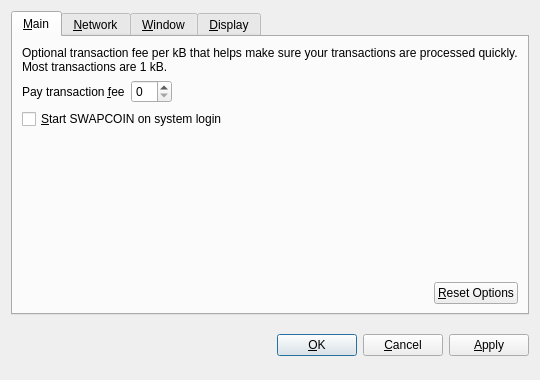
<?xml version="1.0" encoding="UTF-8"?>
<ui version="4.0">
 <class>OptionsDialog</class>
 <widget class="QDialog" name="OptionsDialog">
  <property name="geometry">
   <rect>
    <x>0</x>
    <y>0</y>
    <width>540</width>
    <height>380</height>
   </rect>
  </property>
  <property name="windowTitle">
   <string>Options</string>
  </property>
  <property name="modal">
   <bool>true</bool>
  </property>
  <layout class="QVBoxLayout" name="verticalLayout">
   <item>
    <widget class="QTabWidget" name="tabWidget">
     <property name="tabPosition">
      <enum>QTabWidget::North</enum>
     </property>
     <property name="currentIndex">
      <number>0</number>
     </property>
     <widget class="QWidget" name="tabMain">
      <attribute name="title">
       <string>&amp;Main</string>
      </attribute>
      <layout class="QVBoxLayout" name="verticalLayout_Main">
       <item>
        <widget class="QLabel" name="transactionFeeInfoLabel">
         <property name="text">
          <string>Optional transaction fee per kB that helps make sure your transactions are processed quickly. Most transactions are 1 kB.</string>
         </property>
         <property name="textFormat">
          <enum>Qt::PlainText</enum>
         </property>
         <property name="wordWrap">
          <bool>true</bool>
         </property>
        </widget>
       </item>
       <item>
        <layout class="QHBoxLayout" name="horizontalLayout_1_Main">
         <item>
          <widget class="QLabel" name="transactionFeeLabel">
           <property name="text">
            <string>Pay transaction &amp;fee</string>
           </property>
           <property name="textFormat">
            <enum>Qt::PlainText</enum>
           </property>
           <property name="buddy">
            <cstring>transactionFee</cstring>
           </property>
          </widget>
         </item>
         <item>
          <widget class="BitcoinAmountField" name="transactionFee"/>
         </item>
         <item>
          <spacer name="horizontalSpacer_1_Main">
           <property name="orientation">
            <enum>Qt::Horizontal</enum>
           </property>
           <property name="sizeHint" stdset="0">
            <size>
             <width>40</width>
             <height>20</height>
            </size>
           </property>
          </spacer>
         </item>
        </layout>
       </item>
       <item>
        <widget class="QCheckBox" name="bitcoinAtStartup">
         <property name="toolTip">
          <string>Automatically start SWAPCOIN after logging in to the system.</string>
         </property>
         <property name="text">
          <string>&amp;Start SWAPCOIN on system login</string>
         </property>
        </widget>
       </item>
       <item>
        <spacer name="verticalSpacer_Main">
         <property name="orientation">
          <enum>Qt::Vertical</enum>
         </property>
         <property name="sizeHint" stdset="0">
          <size>
           <width>20</width>
           <height>40</height>
          </size>
         </property>
        </spacer>
       </item>
       <item>
        <layout class="QHBoxLayout" name="horizontalLayout_2_Main">
         <item>
          <spacer name="horizontalSpacer_2_Main">
           <property name="orientation">
            <enum>Qt::Horizontal</enum>
           </property>
           <property name="sizeHint" stdset="0">
            <size>
             <width>40</width>
             <height>20</height>
            </size>
           </property>
          </spacer>
         </item>
         <item>
          <widget class="QPushButton" name="resetButton">
           <property name="toolTip">
            <string>Reset all client options to default.</string>
           </property>
           <property name="text">
            <string>&amp;Reset Options</string>
           </property>
           <property name="autoDefault">
            <bool>false</bool>
           </property>
          </widget>
         </item>
        </layout>
       </item>
      </layout>
     </widget>
     <widget class="QWidget" name="tabNetwork">
      <attribute name="title">
       <string>&amp;Network</string>
      </attribute>
      <layout class="QVBoxLayout" name="verticalLayout_Network">
       <item>
        <widget class="QCheckBox" name="mapPortUpnp">
         <property name="toolTip">
          <string>Automatically open the SWAPCOIN client port on the router. This only works when your router supports UPnP and it is enabled.</string>
         </property>
         <property name="text">
          <string>Map port using &amp;UPnP</string>
         </property>
        </widget>
       </item>
       <item>
        <widget class="QCheckBox" name="connectSocks">
         <property name="toolTip">
          <string>Connect to the SWAPCOIN network through a SOCKS proxy (e.g. when connecting through Tor).</string>
         </property>
         <property name="text">
          <string>&amp;Connect through SOCKS proxy:</string>
         </property>
        </widget>
       </item>
       <item>
        <layout class="QHBoxLayout" name="horizontalLayout_Network">
         <item>
          <widget class="QLabel" name="proxyIpLabel">
           <property name="text">
            <string>Proxy &amp;IP:</string>
           </property>
           <property name="textFormat">
            <enum>Qt::PlainText</enum>
           </property>
           <property name="buddy">
            <cstring>proxyIp</cstring>
           </property>
          </widget>
         </item>
         <item>
          <widget class="QValidatedLineEdit" name="proxyIp">
           <property name="maximumSize">
            <size>
             <width>140</width>
             <height>16777215</height>
            </size>
           </property>
           <property name="toolTip">
            <string>IP address of the proxy (e.g. 127.0.0.1)</string>
           </property>
          </widget>
         </item>
         <item>
          <widget class="QLabel" name="proxyPortLabel">
           <property name="text">
            <string>&amp;Port:</string>
           </property>
           <property name="textFormat">
            <enum>Qt::PlainText</enum>
           </property>
           <property name="buddy">
            <cstring>proxyPort</cstring>
           </property>
          </widget>
         </item>
         <item>
          <widget class="QLineEdit" name="proxyPort">
           <property name="maximumSize">
            <size>
             <width>55</width>
             <height>16777215</height>
            </size>
           </property>
           <property name="toolTip">
            <string>Port of the proxy (e.g. 9050)</string>
           </property>
          </widget>
         </item>
         <item>
          <widget class="QLabel" name="socksVersionLabel">
           <property name="text">
            <string>SOCKS &amp;Version:</string>
           </property>
           <property name="textFormat">
            <enum>Qt::PlainText</enum>
           </property>
           <property name="buddy">
            <cstring>socksVersion</cstring>
           </property>
          </widget>
         </item>
         <item>
          <widget class="QValueComboBox" name="socksVersion">
           <property name="toolTip">
            <string>SOCKS version of the proxy (e.g. 5)</string>
           </property>
          </widget>
         </item>
         <item>
          <spacer name="horizontalSpacer_Network">
           <property name="orientation">
            <enum>Qt::Horizontal</enum>
           </property>
           <property name="sizeHint" stdset="0">
            <size>
             <width>40</width>
             <height>20</height>
            </size>
           </property>
          </spacer>
         </item>
        </layout>
       </item>
       <item>
        <spacer name="verticalSpacer_Network">
         <property name="orientation">
          <enum>Qt::Vertical</enum>
         </property>
         <property name="sizeHint" stdset="0">
          <size>
           <width>20</width>
           <height>40</height>
          </size>
         </property>
        </spacer>
       </item>
      </layout>
     </widget>
     <widget class="QWidget" name="tabWindow">
      <attribute name="title">
       <string>&amp;Window</string>
      </attribute>
      <layout class="QVBoxLayout" name="verticalLayout_Window">
       <item>
        <widget class="QCheckBox" name="minimizeToTray">
         <property name="toolTip">
          <string>Show only a tray icon after minimizing the window.</string>
         </property>
         <property name="text">
          <string>&amp;Minimize to the tray instead of the taskbar</string>
         </property>
        </widget>
       </item>
       <item>
        <widget class="QCheckBox" name="minimizeOnClose">
         <property name="toolTip">
          <string>Minimize instead of exit the application when the window is closed. When this option is enabled, the application will be closed only after selecting Quit in the menu.</string>
         </property>
         <property name="text">
          <string>M&amp;inimize on close</string>
         </property>
        </widget>
       </item>
       <item>
        <spacer name="verticalSpacer_Window">
         <property name="orientation">
          <enum>Qt::Vertical</enum>
         </property>
         <property name="sizeHint" stdset="0">
          <size>
           <width>20</width>
           <height>40</height>
          </size>
         </property>
        </spacer>
       </item>
      </layout>
     </widget>
     <widget class="QWidget" name="tabDisplay">
      <attribute name="title">
       <string>&amp;Display</string>
      </attribute>
      <layout class="QVBoxLayout" name="verticalLayout_Display">
       <item>
        <layout class="QHBoxLayout" name="horizontalLayout_1_Display">
         <item>
          <widget class="QLabel" name="langLabel">
           <property name="text">
            <string>User Interface &amp;language:</string>
           </property>
           <property name="textFormat">
            <enum>Qt::PlainText</enum>
           </property>
           <property name="buddy">
            <cstring>lang</cstring>
           </property>
          </widget>
         </item>
         <item>
          <widget class="QValueComboBox" name="lang">
           <property name="toolTip">
            <string>The user interface language can be set here. This setting will take effect after restarting SWAPCOIN.</string>
           </property>
          </widget>
         </item>
        </layout>
       </item>
       <item>
        <layout class="QHBoxLayout" name="horizontalLayout_2_Display">
         <item>
          <widget class="QLabel" name="unitLabel">
           <property name="text">
            <string>&amp;Unit to show amounts in:</string>
           </property>
           <property name="textFormat">
            <enum>Qt::PlainText</enum>
           </property>
           <property name="buddy">
            <cstring>unit</cstring>
           </property>
          </widget>
         </item>
         <item>
          <widget class="QValueComboBox" name="unit">
           <property name="toolTip">
            <string>Choose the default subdivision unit to show in the interface and when sending coins.</string>
           </property>
          </widget>
         </item>
        </layout>
       </item>
       <item>
        <widget class="QCheckBox" name="displayAddresses">
         <property name="toolTip">
          <string>Whether to show SWAPCOIN addresses in the transaction list or not.</string>
         </property>
         <property name="text">
          <string>&amp;Display addresses in transaction list</string>
         </property>
        </widget>
       </item>
       <item>
        <widget class="QCheckBox" name="coinControlFeatures">
         <property name="toolTip">
          <string>Whether to show coin control features or not.</string>
         </property>
         <property name="text">
          <string>Display coin &amp;control features (experts only!)</string>
         </property>
        </widget>
       </item>
       <item>
        <spacer name="verticalSpacer_Display">
         <property name="orientation">
          <enum>Qt::Vertical</enum>
         </property>
         <property name="sizeHint" stdset="0">
          <size>
           <width>20</width>
           <height>40</height>
          </size>
         </property>
        </spacer>
       </item>
      </layout>
     </widget>
    </widget>
   </item>
   <item>
    <layout class="QHBoxLayout" name="horizontalLayout_Buttons">
     <item>
      <spacer name="horizontalSpacer_1">
       <property name="orientation">
        <enum>Qt::Horizontal</enum>
       </property>
       <property name="sizeHint" stdset="0">
        <size>
         <width>40</width>
         <height>48</height>
        </size>
       </property>
      </spacer>
     </item>
     <item>
      <widget class="QLabel" name="statusLabel">
       <property name="font">
        <font>
         <weight>75</weight>
         <bold>true</bold>
        </font>
       </property>
       <property name="text">
        <string/>
       </property>
       <property name="textFormat">
        <enum>Qt::PlainText</enum>
       </property>
       <property name="wordWrap">
        <bool>true</bool>
       </property>
      </widget>
     </item>
     <item>
      <spacer name="horizontalSpacer_2">
       <property name="orientation">
        <enum>Qt::Horizontal</enum>
       </property>
       <property name="sizeHint" stdset="0">
        <size>
         <width>40</width>
         <height>48</height>
        </size>
       </property>
      </spacer>
     </item>
     <item>
      <widget class="QPushButton" name="okButton">
       <property name="text">
        <string>&amp;OK</string>
       </property>
      </widget>
     </item>
     <item>
      <widget class="QPushButton" name="cancelButton">
       <property name="text">
        <string>&amp;Cancel</string>
       </property>
       <property name="autoDefault">
        <bool>false</bool>
       </property>
      </widget>
     </item>
     <item>
      <widget class="QPushButton" name="applyButton">
       <property name="text">
        <string>&amp;Apply</string>
       </property>
       <property name="autoDefault">
        <bool>false</bool>
       </property>
      </widget>
     </item>
    </layout>
   </item>
  </layout>
 </widget>
 <customwidgets>
  <customwidget>
   <class>BitcoinAmountField</class>
   <extends>QSpinBox</extends>
   <header>bitcoinamountfield.h</header>
  </customwidget>
  <customwidget>
   <class>QValueComboBox</class>
   <extends>QComboBox</extends>
   <header>qvaluecombobox.h</header>
  </customwidget>
  <customwidget>
   <class>QValidatedLineEdit</class>
   <extends>QLineEdit</extends>
   <header>qvalidatedlineedit.h</header>
  </customwidget>
 </customwidgets>
 <resources/>
 <connections/>
</ui>
